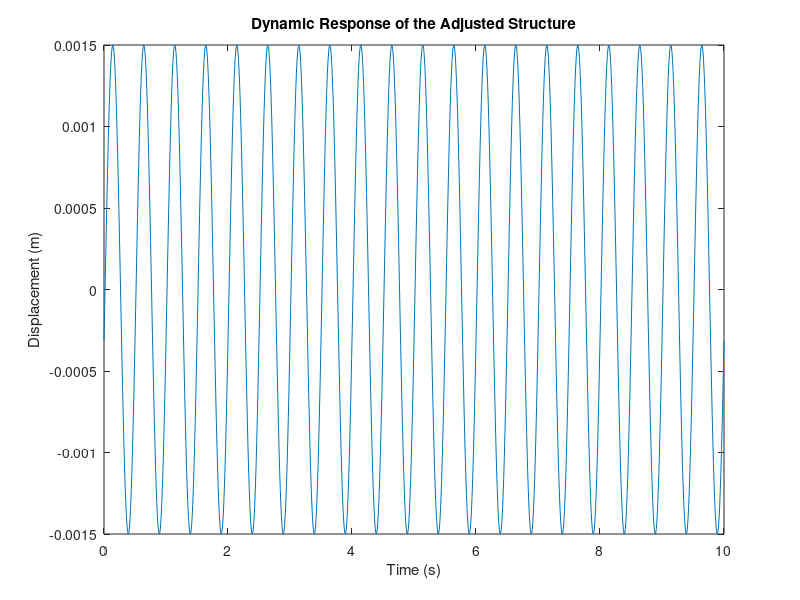

This chart was generated by the following MATLAB code:
function adjusted_structure()
    % Define the given parameters
    M = 1000; % Mass of the structure in kg
    m = 75; % Mass of the person in kg
    alpha = 0.3; % Proportionality constant
    delta = 0.05; % Static displacement in meters
    c = 2500; % Damping coefficient in Ns/m
    g = 9.81; % Acceleration due to gravity in m/s^2
    f = 2; % Frequency of the football chant in Hz

    % Calculate the stiffness
    k = (M + m) * g / delta;
    
    % Calculate the angular frequency
    w = 2 * pi * f;

    % Calculate the new stiffness
    X_max = 1.5e-3; % Maximum allowed amplitude in meters
    k_new = m * alpha * g / X_max + 4 * pi^2 * f^2 * M;

    % Calculate the new natural frequency
    wn_new = sqrt(k_new / M);

    % Calculate the new damping ratio
    zeta_new = c / (2 * sqrt(M * k_new));

    % Calculate the new amplitude
    X_new = amplitude(m, alpha, g, k_new, w, M);

    % Calculate the new phase angle
    phi_new = atan((2 * zeta_new * wn_new * w) / (wn_new^2 - w^2));

    % Calculate the new steady-state response
    t = linspace(0, 10, 1000);
    x_ss_new = X_new * sin(w * t - phi_new);

    % Plot the dynamic response of the adjusted structure
    figure;
    plot(t, x_ss_new);
    xlabel('Time (s)');
    ylabel('Displacement (m)');
    title('Dynamic Response of the Adjusted Structure');
end

function X = amplitude(m, alpha, g, k, w, M)
    X = (m * alpha * g) / (k - (w^2 * M));
end

